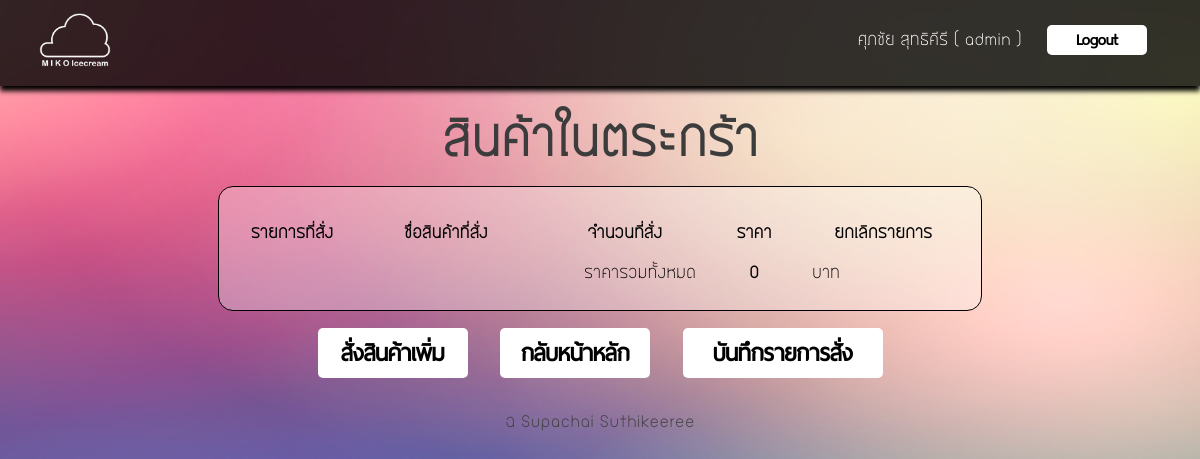
The app's page /order_show.php (signed in), older data.
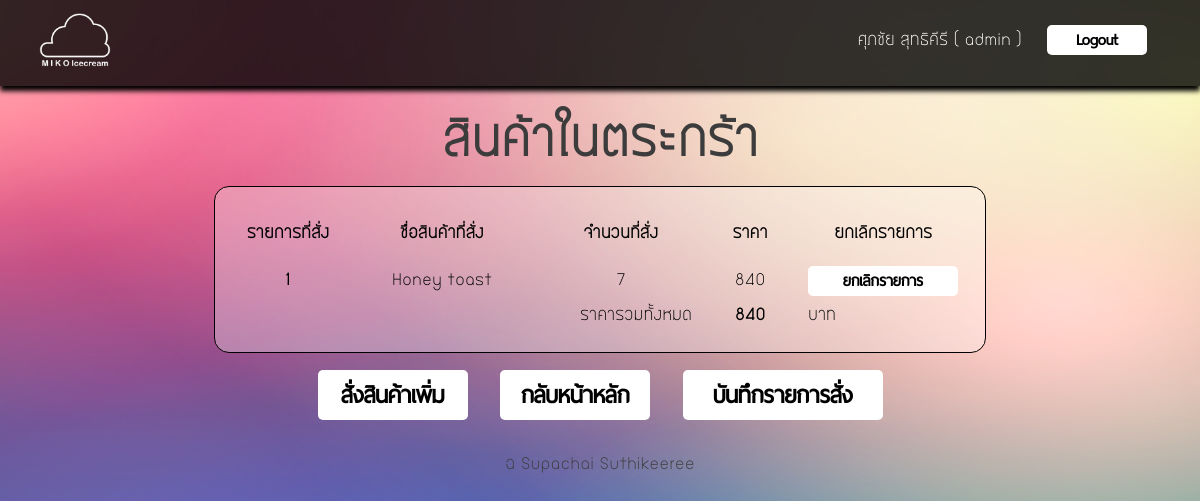
The same page, newer data.
### tables this page shows
CREATE TABLE `wait` (
  `order_id` int(20) NOT NULL,
  `order_name` varchar(100) NOT NULL,
  `order_num` int(3) NOT NULL,
  `order_price` float NOT NULL,
  PRIMARY KEY  (`order_id`)
);

### order_show.php (the view, shortened to what this page needs)
<link rel="stylesheet" type="text/css" href="mystyle-main.css">
<head><meta charset="UTF-8">
</head>
<body>
			<table border="0" id="top-menu" >
		<tr><td width="100px">
			<div style="padding-left:30px; padding-top:10px;">
			<a href="main.php"><img src="images/cloud1.png" width="" height="70" border="0" alt="" ></a></td>
			<td align="right">
					<div style="padding-right:50px; padding-top:10px;">
					<form method="post" action="index.php">
					<font size="" color="#ffffff" ><?php
					 echo $_SESSION[fullname] . " ( ".$_SESSION[username]. " )";
					?></font>
					&nbsp;&nbsp;	<input type="submit" value="Logout" id="button2">
					</form>
					</div>
			</td>
		</tr>
		</table>
<center>
<br><br>
			<font size="30px" color="#3c3c3c"><strong>สินค้าในตระกร้า</strong></font>
			<br><br>
		<table border="0" id="table2">
		<tr>
			<th width="100px" height="50px">รายการที่สั่ง</th>
			<th width="200px">ชื่อสินค้าที่สั่ง</th>
			<th width="150px">จำนวนที่สั่ง</th>
			<th width="100px">ราคา</th>
			<th width="150px">ยกเลิกรายการ</th>
		</tr>
		<?php
		 $sql="select * from wait";
		$totalprice=0;
		$result=mysql_query($sql);
		while($row=mysql_fetch_array($result)){
		?>
		<tr>
			<th><?=$row[order_id]?></th>
			<td><center><?=$row[order_name]?></td>
			<td><center><?=$row[order_num]?></td>
			<td><center><?=$row[order_price]?></td>
			<?php $totalprice=$totalprice+$row[order_price]; ?>
			<td><center><input type="button" value="ยกเลิกรายการ" onclick="edit('delete' , '<?=$row[order_id]; ?>' , '<?=$row[order_name]?>' , '<?=$row[order_id]?>','<?=$row[order_num]?>')"  id="button3"></center></td>
		</tr>
		<?php }
		?>
		<tr>
			<td colspan="3" align="right"> ราคารวมทั้งหมด </td>
			<th><center><?=$totalprice?> </th>
			<td>บาท</td>
		</tr>
		</table>
		<br>
		<input type="button" value="สั่งสินค้าเพิ่ม" onclick="window.location='order.php'" id="button4">
		<input type="button" value="กลับหน้าหลัก" onclick="window.location='main.php'" id="button4">
		<input type="button" value="บันทึกรายการสั่ง" onclick="window.location='con_saverec.php'" id="button6">
<br><br><br>
			<table id="footer" border="0" width="100%">
				<tr>
					<td align="center"><font size="" color="#3c3c3c" >&copy; Supachai Suthikeeree</font></td>
				</tr>
				</table>

Row changes from the older to the newer data that the page shows:
added wait: order_id "1", order_name "Honey toast", order_num "7", order_price "840"
Text that changed along with them:
$totalprice: "0" → "840"
